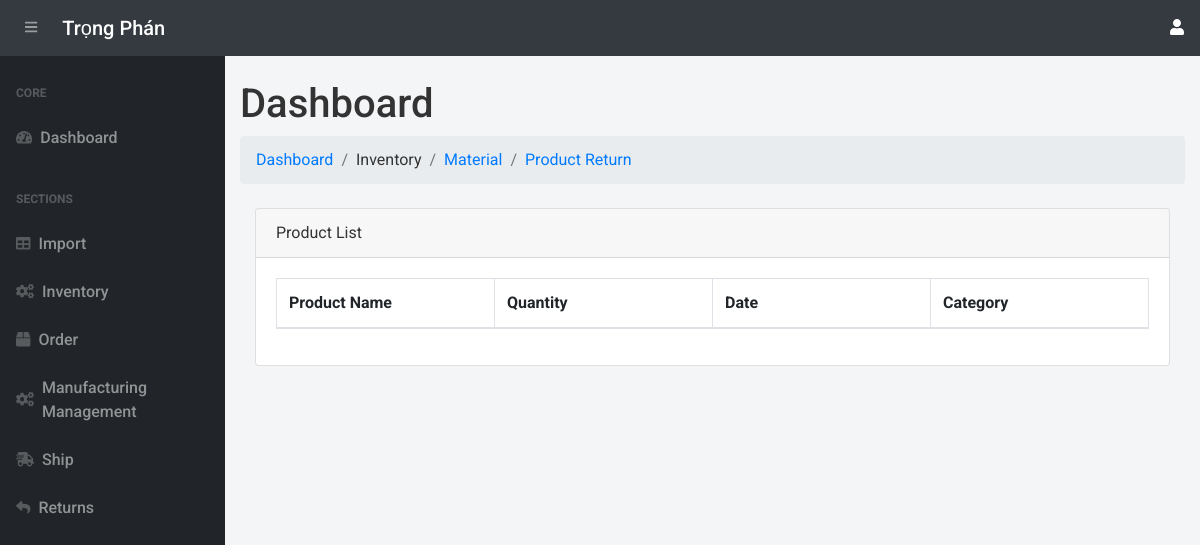
Page /inventorypro/ (signed in) on the earlier database version.
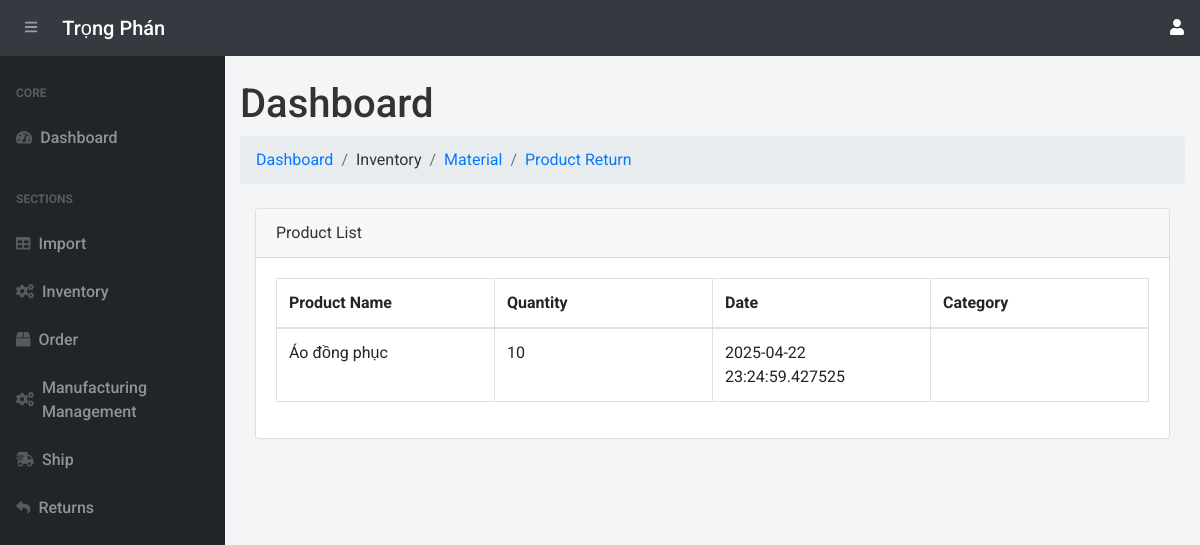
Same page on the later database version.
### app.py (models this page shows, shortened)
class InventoryProduct(db.Model):
    __tablename__ = 'inventorypro'
    id = db.Column(db.Integer, primary_key=True)  # Unique ID for the inventory record
    product_name = db.Column(db.String(255), nullable=False)  # Name of the product
    quantity = db.Column(db.Integer, nullable=False, default=0)  # Quantity of the product in stock
    date = db.Column(db.DateTime, default=vietnam_now)  # Date of transaction

### app.py (the view)
@app.route('/inventorypro/')
@login_required
def view_inventorypro():
    inventorypro = InventoryProduct.query.all()
    return render_template("inventoryPro.html", inventorypro=inventorypro )

### app.py (called while the page is built, shortened)
@login_manager.user_loader
def load_user(user_id):
    return User.query.get(int(user_id))

def add_monthly_data():
    current_year = datetime.now().year
    months = [f"{current_year}-{str(month).zfill(2)}" for month in range(1, 4)]  # Tháng 1 đến tháng 6
    for month in months:
        existing_month_data = db.session.query(Order).filter(Order.order_date.like(f'{month}%')).first()
    db.session.commit()

@app.before_request
def initialize_data():
    add_monthly_data()

### templates/inventoryPro.html (shortened to what this page needs)
{% extends 'base.html' %}
 {% block content %}
<main>
    <div class="container-fluid">
        <h1 class="mt-4">Dashboard</h1>
        <ol class="breadcrumb mb-4">
            <li class="breadcrumb-item"><a href="/">Dashboard</a></li>
            <li class="breadcrumb-item">Inventory</li>
            <li class="breadcrumb-item"><a href="/inventory/">Material</a></li>
            <li class="breadcrumb-item"><a href="/inventorypro/">Product Return</a></li>
        </ol>
        <div class="container-fluid">
            <div class="card mb-4">
                <div class="card-header">Product List</div>
                <div class="card-body">
                    <table class="table table-bordered" id="dataTable" width="100%" cellspacing="0" style="table-layout: fixed;">
                        <thead>
                            <tr>
                                <th>Product Name</th>
                                <th>Quantity</th>
                                <th>Date</th>
                                <th>Category</th>
                            </tr>
                        </thead>
                        <tbody>
                            {% for item in inventorypro %}
                                <tr>
                                    <td>{{item.product_name }}</td>
                                    <td>{{item.quantity}}</td>
                                    <td>{{item.date }}</td>
                                    <td></td>
                                </tr>
                            {% endfor %}
                        </tbody>
                    </table>
                </div>
            </div>
        </div>
    </div>
</main>
{% endblock %}

Differences in the rows shown:
added InventoryProduct: product_name "Áo đồng phục", quantity "10", date "2025-04-22 23:24:59.427525"
